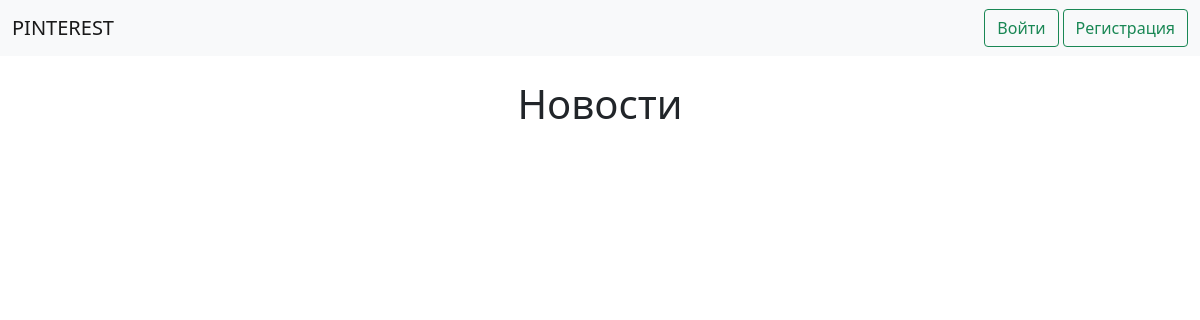
Before: / with the older database file.
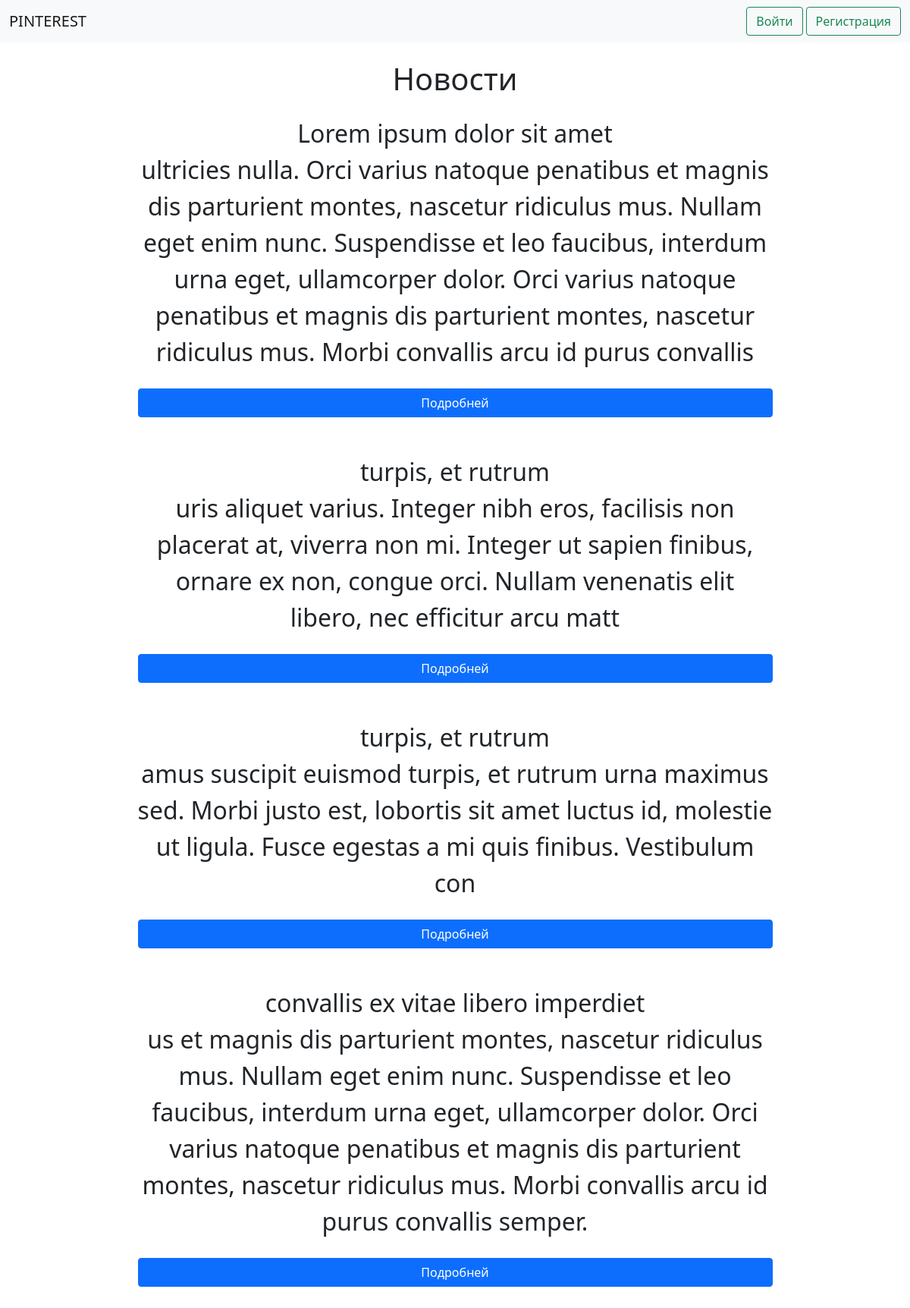
After: the same page with the newer database file.
### tables this page shows
CREATE TABLE posts (
    id INT NOT NULL AUTO_INCREMENT PRIMARY KEY,
    title VARCHAR(100) NOT NULL,
    description VARCHAR(400) NOT NULL,
    user_id int not null,

    FOREIGN KEY (user_id) REFERENCES users(id) ON DELETE CASCADE
);

### index.php (the view)
<?php
    require './layouts/header.php';
    require './database/database.php';
    $stmt = $conn->query("select * from posts");
?>
    <div class="mt-4 container">
        <h1 class="text-center">Новости</h1>
        <div class="news d-flex justify-content-center mt-4 text-center flex-wrap">
            <?php while ($post = $stmt->fetch()) { ?>
                <div class="fs-2 w-75 mb-5">
                    <div><?php echo $post['title'] ?></div>
                    <div><?php echo $post['description'] ?></div>
                    <div class="d-grid gap-2 mt-4">
                        <a href="./post/post.php?postId=<?php echo $post['id'] ?>" class="btn btn-primary" type="button">Подробней</a>
                    </div>
                </div>
            <?php } ?>
        </div>
    </div>
<?php require './layouts/footer.php' ?>

### layouts/header.php (shortened to what this page needs)
<!doctype html>
<html lang="en">
<head>
    <link href="https://cdn.jsdelivr.net/npm/bootstrap@5.0.2/dist/css/bootstrap.min.css" rel="stylesheet">
</head>
<body>
    <header>
        <nav class="navbar navbar-light bg-light">
            <div class="container-fluid">
                <a href="../index.php" class="navbar-brand">PINTEREST</a>
                <div class="d-flex gap-1 align-items-center">
                    <?php if(isset($_SESSION['username'])) { ?>
                        <a href="../index.php" class="btn btn-primary" type="submit">Главная</a>
                        <a href="../post/create-post.php" class="btn btn-primary" type="submit">Создать новость</a>
                        <a href="../user/private-posts.php" name="logout" id="logout" class="btn btn-primary" type="submit">Ваши новости</a>
                        <?php if($_SESSION['role'] == 'admin') { ?>
                            <a href="../admin/admin.php" name="logout" id="logout" class="btn btn-primary" type="submit">Админ панель</a>
                        <?php } ?>
                        <form action="../index.php" method="post">
                            <button name="logout" id="logout" class="btn btn-danger" type="submit">Выйти</button>
                        </form>
                    <?php } else { ?>
                        <a href="../authorization/login.php" class="btn btn-outline-success" type="submit">Войти</a>
                        <a href="../authorization/reg.php" class="btn btn-outline-success" type="submit">Регистрация</a>
                    <?php } ?>
                </div>
            </div>
        </nav>
    </header>

### layouts/footer.php
</body>
</html>

Changed rows visible on the page:
added posts: title "Lorem ipsum dolor sit amet", description "ultricies nulla. Orci varius natoque penatibus et magnis dis parturient montes, nascetur ridiculus mus. Nullam eget enim nunc. Suspendisse et leo faucibus, interdum urna eget, ullamcorper dolor. Orci varius natoque penatibus et magnis dis parturient montes, nascetur ridiculus mus. Morbi convallis arcu id purus convallis"
added posts: title "turpis, et rutrum", description "uris aliquet varius. Integer nibh eros, facilisis non placerat at, viverra non mi. Integer ut sapien finibus, ornare ex non, congue orci. Nullam venenatis elit libero, nec efficitur arcu matt"
added posts: title "turpis, et rutrum", description "amus suscipit euismod turpis, et rutrum urna maximus sed. Morbi justo est, lobortis sit amet luctus id, molestie ut ligula. Fusce egestas a mi quis finibus. Vestibulum con"
added posts: title "convallis ex vitae libero imperdiet", description "us et magnis dis parturient montes, nascetur ridiculus mus. Nullam eget enim nunc. Suspendisse et leo faucibus, interdum urna eget, ullamcorper dolor. Orci varius natoque penatibus et magnis dis parturient montes, nascetur ridiculus mus. Morbi convallis arcu id purus convallis semper."
